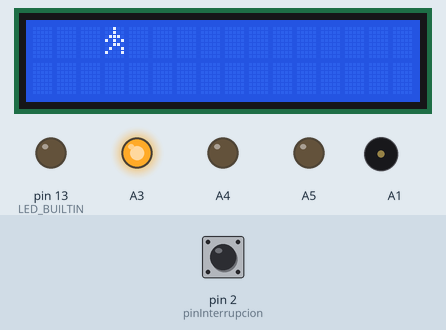
Bench run of a sketch on a simulated Arduino Uno, built with avr-gcc and run on an emulated ATmega328P. On the bench: 16×2 character LCD, output pins drawn as LEDs (lit = HIGH), buzzer (waves = sounding). The inputs (shaded band) are chosen by the test bench; at power-on: pin 2 (pinInterrupcion) HIGH.

Above: at 4.7 s.
4.8 s: pin 2 (pinInterrupcion) pulled LOW for 0.15 s
At 7.1 s:
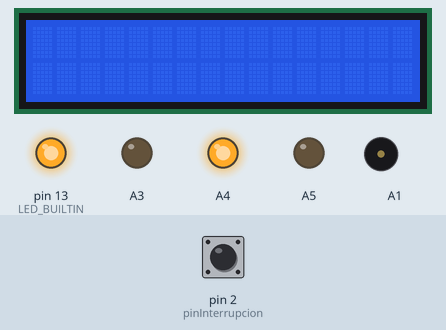
At 8.3 s:
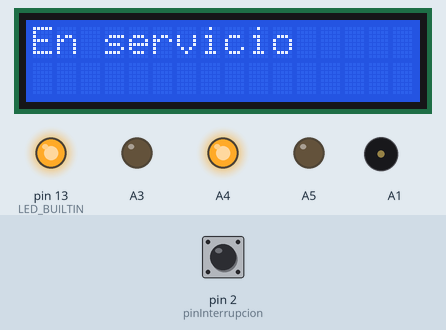
Timing chart, 0 to 48.6 s (numbered marks = the images above; inputs shaded):
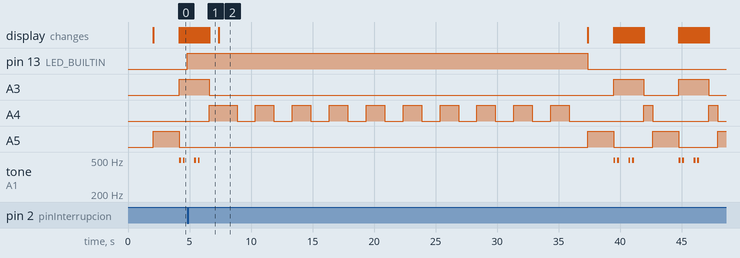

Measured:
- after the input at 4.8 s, pin 13 (LED_BUILTIN): LOW → HIGH at once, → LOW 32.6 s later
- by itself, tone on A1: plays 494 Hz for 0.15 s, 494 Hz for 0.15 s, 494 Hz for 0.15 s, 494 Hz for 0.15 s, 494 Hz for 0.15 s, 494 Hz for 0.15 s … (10 notes in this stretch)
- what the display in image 1 shows lasts 0.8 s, from 6.6 s to 7.4 s

The sketch:

traffic_light-spa.ino
```cpp
#include <LiquidCrystal.h>

// Declaración de pines e instanciación de LCD
const int RS = 12;
const int E = 11;
const int DB4 = 4;
const int DB5 = 5;
const int DB6 = 6;
const int DB7 = 7;
LiquidCrystal lcd(RS,E,DB4,DB5,DB6,DB7);

// Mapas de caracteres personalizados para cruce peatonal
byte pos0[8] = {
  B00100,
  B00100,
  B01110,
  B10101,
  B01010,
  B01001,
  B10001,
};
byte pos1[8] = {
  B00100,
  B00100,
  B01110,
  B00110,
  B00110,
  B00101,
  B01001,
};
byte pos2[8] = {
  B00100,
  B00100,
  B01110,
  B10101,
  B00100,
  B01010,
  B01001,
};
byte pos3[8] = {
  B00100,
  B00100,
  B01110,
  B10101,
  B00110,
  B01001,
  B10001,
};

// Indicadores de modo de servicio
volatile boolean estadoInterrupcion = false;
volatile boolean enServicio = false;

// Configuración
// Variables utilizadas en tiempos para el semáforo
unsigned long unidadTiempoLuces = 150;
unsigned long multiplicadorAmarillo = 5;
unsigned long multiplicadorRojo = 14;
unsigned long multiplicadorServicio = 3;
unsigned long ciclosServicio = 10;
unsigned long tiempoBocina = 150;
unsigned long frecuenciaTono = 494;
const int filaSenalCruce = 0;
// Pin de interrupción
const byte pinInterrupcion = 2;


void setup(){
  // Declaración de entradas y salidas
  pinMode(LED_BUILTIN, OUTPUT);
  pinMode(A5, OUTPUT);
  pinMode(A4, OUTPUT);
  pinMode(A3, OUTPUT);
  pinMode(A1, OUTPUT);
  pinMode(A0, INPUT);
  // Declaración de interrupción para modo servicio
  pinMode(pinInterrupcion, INPUT_PULLUP);
  attachInterrupt(digitalPinToInterrupt(pinInterrupcion), interrupcionServicio, FALLING);
  // Creación de caracteres personalizados para cruce peatonal
  lcd.createChar(0,pos0);
  lcd.createChar(1,pos1);
  lcd.createChar(2,pos2);
  lcd.createChar(3,pos3);
  // Inicialización de LCD
  lcd.begin(16,2);
  lcd.print("Semaforo");
  delay(2000);
  lcd.clear();

  // Empezar con todos los LEDs y bocina apagados (reiniciar secuencia)
  digitalWrite(LED_BUILTIN, LOW);
  digitalWrite(A5, LOW);
  digitalWrite(A4, LOW);
  digitalWrite(A3, LOW);
  digitalWrite(A1, LOW);
}

void loop(){
  while(!enServicio){
    luzRoja();
    luzVerde();
    luzAmarilla();
  }
  servicio();
}

// Secuencia luz verde
void luzVerde(){
  // Activa también la bocina y el signo de caminar
  digitalWrite(A3, HIGH);
  tone(A1,frecuenciaTono,tiempoBocina);
  dosPasos(0,0);
  tone(A1,frecuenciaTono,tiempoBocina);
  dosPasos(2,2);
  dosPasos(4,0);
  dosPasos(6,2);
  tone(A1,frecuenciaTono,tiempoBocina);
  dosPasos(8,0);
  tone(A1,frecuenciaTono,tiempoBocina);
  dosPasos(10,2);
  dosPasos(12,0);
  dosPasos(14,2);
  digitalWrite(A3, LOW);
}

// Secuencia luz amarilla
void luzAmarilla(){
  digitalWrite(A4, HIGH);
  delay(unidadTiempoLuces*multiplicadorAmarillo);
  digitalWrite(A4, LOW);
}

// Secuencia luz roja
void luzRoja(){
  digitalWrite(A5, HIGH);
  delay(unidadTiempoLuces*multiplicadorRojo);
  digitalWrite(A5, LOW);
}

// Función para dar 2 pasos en el caracter personalizado de cruce peatonal
void dosPasos(int posicionCursor, int numCaracter){
  lcd.setCursor(posicionCursor,filaSenalCruce);
  lcd.write(byte(numCaracter));
  delay(unidadTiempoLuces);
  lcd.clear();
  lcd.setCursor(++posicionCursor,filaSenalCruce);
  lcd.write(byte(++numCaracter));
  delay(unidadTiempoLuces);
  lcd.clear();
}

// ISR
void interrupcionServicio(){
  // Toma el estado contrario, ya que el pin de interrupción se activa en LOW
  estadoInterrupcion = !digitalRead(pinInterrupcion);
  if(estadoInterrupcion){
    digitalWrite(LED_BUILTIN, HIGH);
    enServicio = true;
  }
}

//El pulsante pone al semáforo fuera de servicio
void servicio(){
  digitalWrite(A5, LOW);
  digitalWrite(A4, LOW);
  digitalWrite(A3, LOW);
  digitalWrite(A1, LOW);
  // Rutina de servicio
  lcd.print("En servicio");
  int contador =  0;
  while(contador < ciclosServicio){
    digitalWrite(A4, HIGH);
    delay(unidadTiempoLuces*ciclosServicio);
    digitalWrite(A4, LOW);
    delay(unidadTiempoLuces*ciclosServicio);
    contador++;
  }
  lcd.clear();
  digitalWrite(LED_BUILTIN, LOW);
  enServicio = false;
}
```
